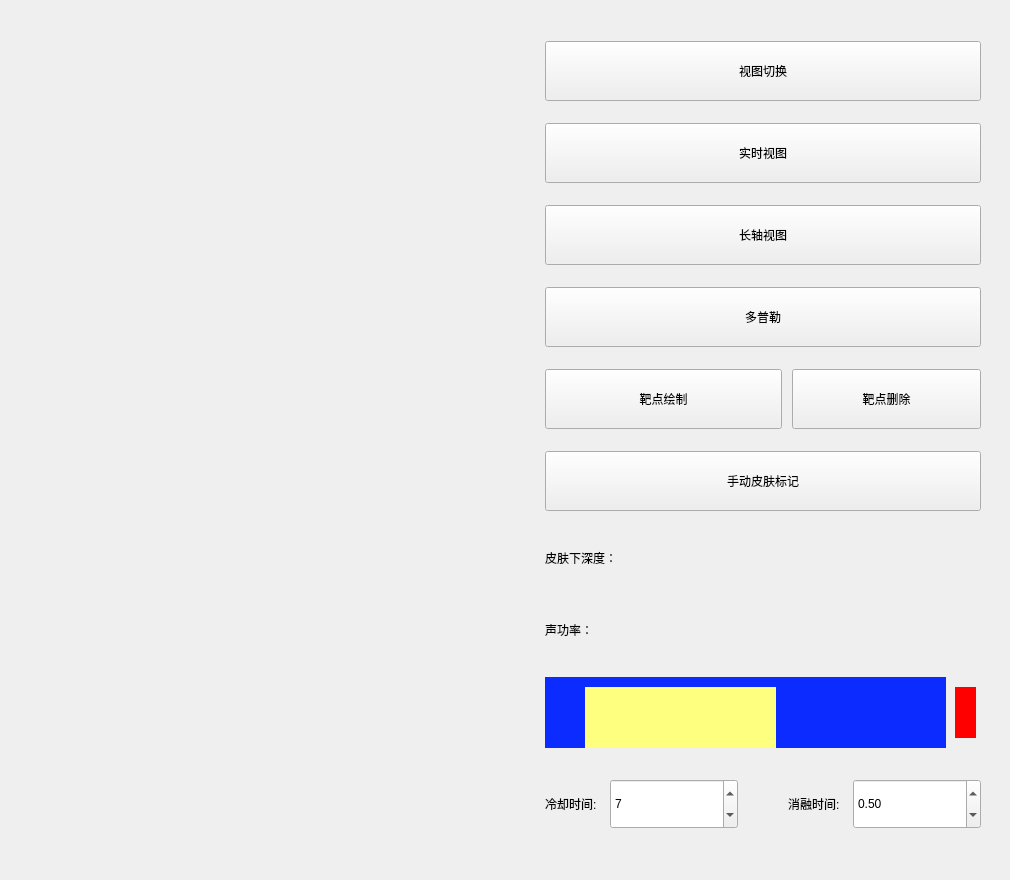
<?xml version="1.0" encoding="UTF-8"?>
<ui version="4.0">
 <class>UltrasoundPositioning</class>
 <widget class="qMRMLWidget" name="UltrasoundPositioning">
  <property name="geometry">
   <rect>
    <x>0</x>
    <y>0</y>
    <width>1010</width>
    <height>880</height>
   </rect>
  </property>
  <property name="maximumSize">
   <size>
    <width>16777215</width>
    <height>920</height>
   </size>
  </property>
  <property name="styleSheet">
   <string notr="true"/>
  </property>
  <layout class="QVBoxLayout" name="verticalLayout_4" stretch="0">
   <item>
    <widget class="QWidget" name="widget" native="true">
     <layout class="QHBoxLayout" name="horizontalLayout_2" stretch="514,454">
      <item>
       <widget class="QWidget" name="widget_setting2" native="true">
        <layout class="QHBoxLayout" name="horizontalLayout_4">
         <item>
          <spacer name="horizontalSpacer">
           <property name="orientation">
            <enum>Qt::Horizontal</enum>
           </property>
           <property name="sizeHint" stdset="0">
            <size>
             <width>40</width>
             <height>20</height>
            </size>
           </property>
          </spacer>
         </item>
         <item>
          <widget class="QWidget" name="widget_setting" native="true">
           <layout class="QVBoxLayout" name="_2"/>
          </widget>
         </item>
         <item>
          <spacer name="horizontalSpacer_2">
           <property name="orientation">
            <enum>Qt::Horizontal</enum>
           </property>
           <property name="sizeHint" stdset="0">
            <size>
             <width>40</width>
             <height>20</height>
            </size>
           </property>
          </spacer>
         </item>
        </layout>
       </widget>
      </item>
      <item>
       <widget class="QWidget" name="widget_2" native="true">
        <property name="minimumSize">
         <size>
          <width>454</width>
          <height>0</height>
         </size>
        </property>
        <layout class="QVBoxLayout" name="verticalLayout_2">
         <property name="spacing">
          <number>10</number>
         </property>
         <item>
          <widget class="QPushButton" name="btn_change_view">
           <property name="minimumSize">
            <size>
             <width>0</width>
             <height>60</height>
            </size>
           </property>
           <property name="text">
            <string>视图切换</string>
           </property>
          </widget>
         </item>
         <item>
          <widget class="QPushButton" name="btn_display_liveview">
           <property name="minimumSize">
            <size>
             <width>0</width>
             <height>60</height>
            </size>
           </property>
           <property name="text">
            <string>实时视图</string>
           </property>
          </widget>
         </item>
         <item>
          <widget class="QPushButton" name="btn_longitudinal_view">
           <property name="minimumSize">
            <size>
             <width>0</width>
             <height>60</height>
            </size>
           </property>
           <property name="text">
            <string>长轴视图</string>
           </property>
          </widget>
         </item>
         <item>
          <widget class="QPushButton" name="btn_color">
           <property name="minimumSize">
            <size>
             <width>0</width>
             <height>60</height>
            </size>
           </property>
           <property name="text">
            <string>多普勒</string>
           </property>
          </widget>
         </item>
         <item>
          <layout class="QHBoxLayout" name="horizontalLayout_3" stretch="5,4">
           <item>
            <widget class="QPushButton" name="btn_target">
             <property name="minimumSize">
              <size>
               <width>0</width>
               <height>60</height>
              </size>
             </property>
             <property name="maximumSize">
              <size>
               <width>16777215</width>
               <height>60</height>
              </size>
             </property>
             <property name="text">
              <string>靶点绘制</string>
             </property>
            </widget>
           </item>
           <item>
            <widget class="QPushButton" name="btn_clear">
             <property name="minimumSize">
              <size>
               <width>0</width>
               <height>60</height>
              </size>
             </property>
             <property name="maximumSize">
              <size>
               <width>16777215</width>
               <height>60</height>
              </size>
             </property>
             <property name="text">
              <string>靶点删除</string>
             </property>
            </widget>
           </item>
          </layout>
         </item>
         <item>
          <widget class="QPushButton" name="btn_manual_skin">
           <property name="minimumSize">
            <size>
             <width>0</width>
             <height>60</height>
            </size>
           </property>
           <property name="text">
            <string>手动皮肤标记</string>
           </property>
          </widget>
         </item>
         <item>
          <widget class="QLabel" name="label">
           <property name="minimumSize">
            <size>
             <width>0</width>
             <height>50</height>
            </size>
           </property>
           <property name="maximumSize">
            <size>
             <width>16777215</width>
             <height>50</height>
            </size>
           </property>
           <property name="text">
            <string>皮肤下深度：</string>
           </property>
          </widget>
         </item>
         <item>
          <widget class="QLabel" name="label_2">
           <property name="minimumSize">
            <size>
             <width>0</width>
             <height>40</height>
            </size>
           </property>
           <property name="maximumSize">
            <size>
             <width>16777215</width>
             <height>50</height>
            </size>
           </property>
           <property name="text">
            <string>声功率：</string>
           </property>
          </widget>
         </item>
         <item>
          <widget class="QWidget" name="widget_progress" native="true">
           <property name="minimumSize">
            <size>
             <width>0</width>
             <height>70</height>
            </size>
           </property>
           <property name="maximumSize">
            <size>
             <width>16777215</width>
             <height>80</height>
            </size>
           </property>
           <widget class="QLabel" name="lbl_bg1">
            <property name="geometry">
             <rect>
              <x>0</x>
              <y>0</y>
              <width>401</width>
              <height>71</height>
             </rect>
            </property>
            <property name="styleSheet">
             <string notr="true">background-color: rgb(12, 44, 255);</string>
            </property>
            <property name="text">
             <string/>
            </property>
           </widget>
           <widget class="QLabel" name="lbl_bg2">
            <property name="geometry">
             <rect>
              <x>410</x>
              <y>10</y>
              <width>21</width>
              <height>51</height>
             </rect>
            </property>
            <property name="styleSheet">
             <string notr="true">background-color: rgb(255, 0, 0);</string>
            </property>
            <property name="text">
             <string/>
            </property>
           </widget>
           <widget class="QLabel" name="lbl_cover">
            <property name="geometry">
             <rect>
              <x>40</x>
              <y>10</y>
              <width>191</width>
              <height>61</height>
             </rect>
            </property>
            <property name="styleSheet">
             <string notr="true">background-color: rgb(255, 255, 127);</string>
            </property>
            <property name="text">
             <string/>
            </property>
           </widget>
          </widget>
         </item>
         <item>
          <layout class="QHBoxLayout" name="horizontalLayout">
           <property name="sizeConstraint">
            <enum>QLayout::SetDefaultConstraint</enum>
           </property>
           <item>
            <widget class="QLabel" name="label_3">
             <property name="text">
              <string>冷却时间: </string>
             </property>
            </widget>
           </item>
           <item>
            <widget class="QSpinBox" name="spin_cd">
             <property name="sizePolicy">
              <sizepolicy hsizetype="Expanding" vsizetype="Fixed">
               <horstretch>0</horstretch>
               <verstretch>0</verstretch>
              </sizepolicy>
             </property>
             <property name="minimumSize">
              <size>
               <width>0</width>
               <height>50</height>
              </size>
             </property>
             <property name="value">
              <number>7</number>
             </property>
            </widget>
           </item>
           <item>
            <spacer name="horizontalSpacer_3">
             <property name="orientation">
              <enum>Qt::Horizontal</enum>
             </property>
             <property name="sizeType">
              <enum>QSizePolicy::Fixed</enum>
             </property>
             <property name="sizeHint" stdset="0">
              <size>
               <width>40</width>
               <height>20</height>
              </size>
             </property>
            </spacer>
           </item>
           <item>
            <widget class="QLabel" name="label_4">
             <property name="text">
              <string>消融时间: </string>
             </property>
            </widget>
           </item>
           <item>
            <widget class="QDoubleSpinBox" name="spin_ablation">
             <property name="sizePolicy">
              <sizepolicy hsizetype="Expanding" vsizetype="Fixed">
               <horstretch>0</horstretch>
               <verstretch>0</verstretch>
              </sizepolicy>
             </property>
             <property name="minimumSize">
              <size>
               <width>0</width>
               <height>50</height>
              </size>
             </property>
             <property name="singleStep">
              <double>0.500000000000000</double>
             </property>
             <property name="value">
              <double>0.500000000000000</double>
             </property>
            </widget>
           </item>
          </layout>
         </item>
        </layout>
       </widget>
      </item>
     </layout>
    </widget>
   </item>
  </layout>
 </widget>
 <customwidgets>
  <customwidget>
   <class>qMRMLWidget</class>
   <extends>QWidget</extends>
   <header>qMRMLWidget.h</header>
   <container>1</container>
  </customwidget>
 </customwidgets>
 <resources/>
 <connections/>
</ui>
